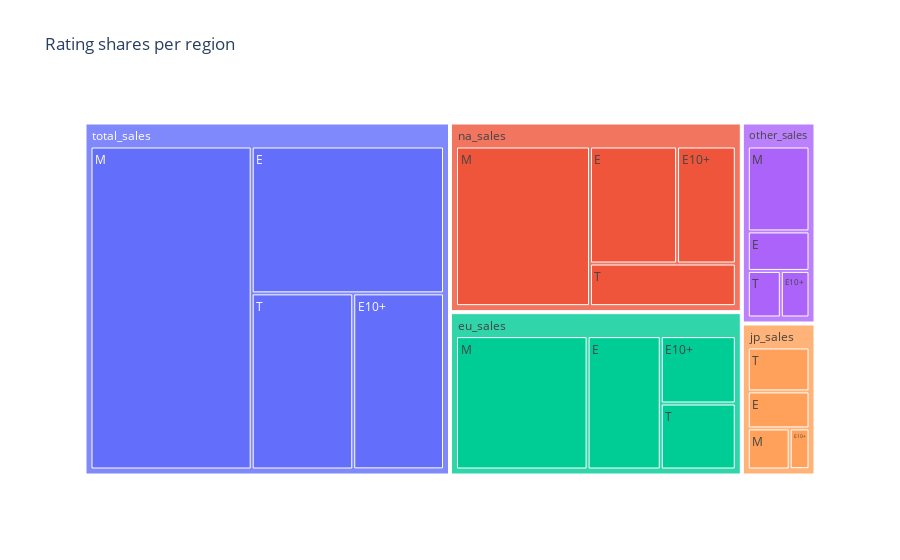

Source (notebook cell):
### Markdown cell above
We've got the following results:

- NA:
    - Action (178)
    - Shooter (145)
    - Sports (82)
    - Role-Playing (64)
    - Misc (38)

- EU:
    - Action (160)
    - Shooter (114)
    - Sports (69)
    - Role-Playing (49)
    - Racing (27)    
- JP:
    - Role-Playing (66)
    - Action (53)
    - Misc (13)
    - Simulation (10)
    - Fighting (9)

While NA and EU have similar tastes (Action, Sports, Shooter and Role-Playing are the leaders), JP region likes Role-Playing at most though still Action is in top5.

As to unique genres in top5: EU has Racing and JP has Simulation and Fighting on the 4th and 5th places. Perhaps Role-Playing game is more popular in Japan due to easten traditions and interest to legends, dragons.

### Code cell
# Prepare data to get Region - Rating - Sales table
rating_sales = games_good.query('year_of_release >= 2012 and year_of_release < 2017').groupby('rating')[['na_sales','eu_sales','jp_sales','other_sales','total_sales']].sum().reset_index()
region_rating = rating_sales.pivot_table(columns='rating').stack().reset_index()
region_rating.columns = ['region', 'rating', 'sales']


# build a treemap to get top 5 platforms for each region
fig = px.treemap(region_rating, path=['region', 'rating'], values='sales', title="Rating shares per region")
fig.show()

### Figure 1 — Plotly figure (JSON) as saved in the notebook; plotly's stock layout.template omitted (floating-point values rounded to 4 significant figures)
{"data": [{"branchvalues": "total", "domain": {"x": [0, 1], "y": [0, 1]}, "hovertemplate": "labels=%{label}<br>sales=%{value}<br>parent=%{parent}<br>id=%{id}<extra></extra>", "ids": ["eu_sales/E", "jp_sales/E", "na_sales/E", "other_sales/E", "total_sales/E", "eu_sales/E10+", "jp_sales/E10+", "na_sales/E10+", "other_sales/E10+", "total_sales/E10+", "eu_sales/M", "jp_sales/M", "na_sales/M", "other_sales/M", "total_sales/M", "eu_sales/RP", "jp_sales/RP", "na_sales/RP", "other_sales/RP", "total_sales/RP", "eu_sales/T", "jp_sales/T", "na_sales/T", "other_sales/T", "total_sales/T", "eu_sales", "jp_sales", "na_sales", "other_sales", "total_sales"], "labels": ["E", "E", "E", "E", "E", "E10+", "E10+", "E10+", "E10+", "E10+", "M", "M", "M", "M", "M", "RP", "RP", "RP", "RP", "RP", "T", "T", "T", "T", "T", "eu_sales", "jp_sales", "na_sales", "other_sales", "total_sales"], "name": "", "parents": ["eu_sales", "jp_sales", "na_sales", "other_sales", "total_sales", "eu_sales", "jp_sales", "na_sales", "other_sales", "total_sales", "eu_sales", "jp_sales", "na_sales", "other_sales", "total_sales", "eu_sales", "jp_sales", "na_sales", "other_sales", "total_sales", "eu_sales", "jp_sales", "na_sales", "other_sales", "total_sales", "", "", "", "", ""], "type": "treemap", "values": [121.0, 32.99, 122.5, 33.21, 309.7, 62.68, 11.66, 82.64, 18.19, 175.2, 217.6, 24.85, 257.2, 71.39, 571.0, 0.04, 0.09, 0, 0, 0.13, 61.35, 39.14, 74.7, 20.94, 196.1, 462.7, 108.7, 537.1, 143.7, 1252.0]}], "layout": {"legend": {"tracegroupgap": 0}, "title": {"text": "Rating shares per region"}}}
